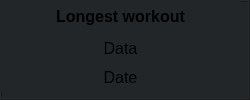
          <widget class="QFrame" name="frame_19">
           <property name="styleSheet">
            <string notr="true">background-color: rgb(35, 38, 41);</string>
           </property>
           <property name="frameShape">
            <enum>QFrame::Box</enum>
           </property>
           <property name="frameShadow">
            <enum>QFrame::Raised</enum>
           </property>
           <widget class="QWidget" name="verticalLayoutWidget_21">
            <property name="geometry">
             <rect>
              <x>0</x>
              <y>0</y>
              <width>241</width>
              <height>91</height>
             </rect>
            </property>
            <layout class="QVBoxLayout" name="verticalLayout_20">
             <item>
              <spacer name="verticalSpacer_16">
               <property name="orientation">
                <enum>Qt::Vertical</enum>
               </property>
               <property name="sizeHint" stdset="0">
                <size>
                 <width>20</width>
                 <height>40</height>
                </size>
               </property>
              </spacer>
             </item>
             <item>
              <widget class="QLabel" name="label_30">
               <property name="font">
                <font>
                 <pointsize>12</pointsize>
                 <weight>75</weight>
                 <bold>true</bold>
                </font>
               </property>
               <property name="text">
                <string>Longest workout</string>
               </property>
               <property name="alignment">
                <set>Qt::AlignCenter</set>
               </property>
              </widget>
             </item>
             <item>
              <spacer name="verticalSpacer_19">
               <property name="orientation">
                <enum>Qt::Vertical</enum>
               </property>
               <property name="sizeHint" stdset="0">
                <size>
                 <width>20</width>
                 <height>40</height>
                </size>
               </property>
              </spacer>
             </item>
             <item>
              <widget class="QLabel" name="longestWorkoutLabel">
               <property name="font">
                <font>
                 <pointsize>12</pointsize>
                </font>
               </property>
               <property name="text">
                <string>Data</string>
               </property>
               <property name="alignment">
                <set>Qt::AlignCenter</set>
               </property>
              </widget>
             </item>
             <item>
              <widget class="QPushButton" name="longestWorkoutDateButton">
               <property name="font">
                <font>
                 <pointsize>12</pointsize>
                </font>
               </property>
               <property name="text">
                <string>Date</string>
               </property>
               <property name="flat">
                <bool>true</bool>
               </property>
              </widget>
             </item>
            </layout>
           </widget>
          </widget>
